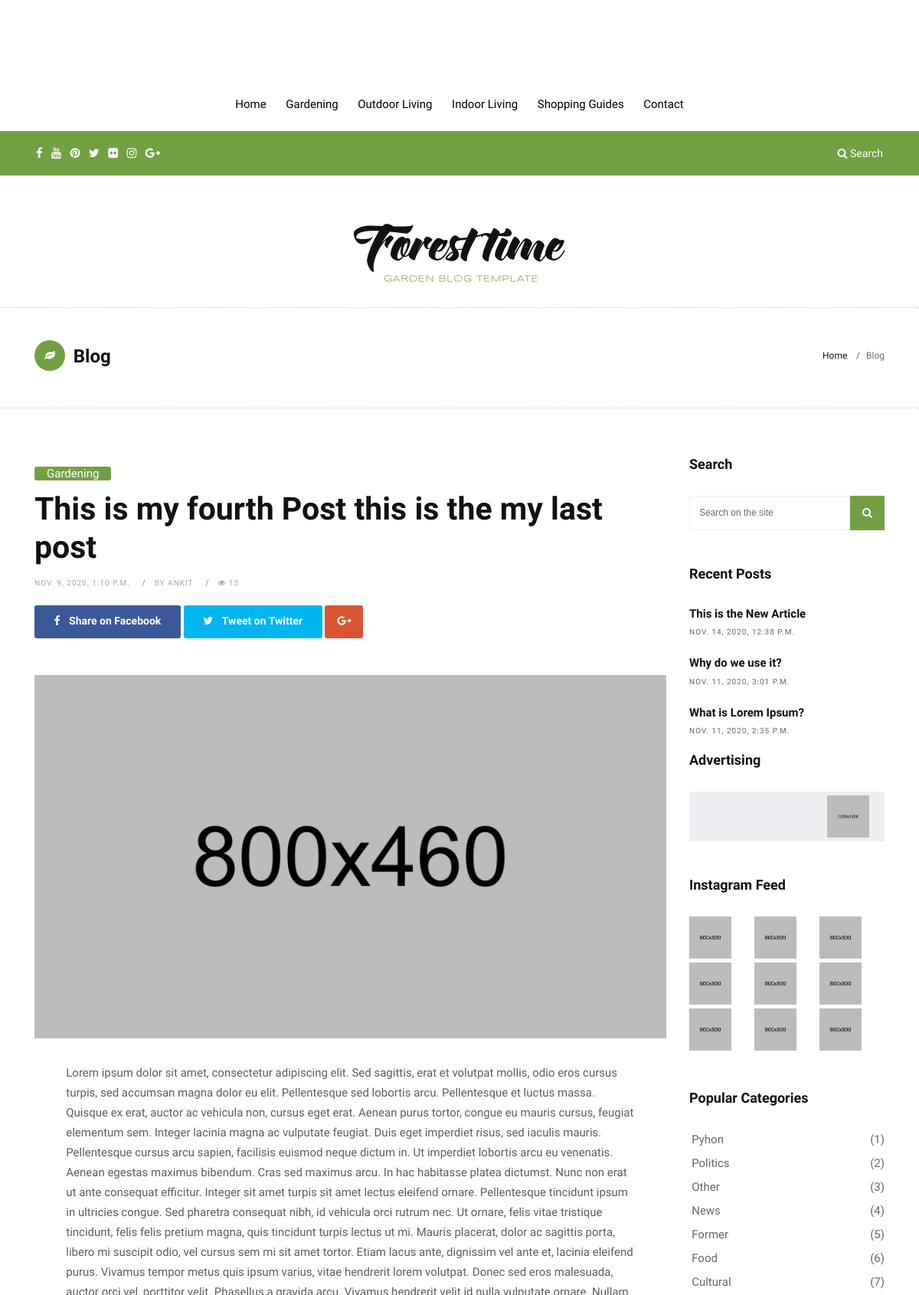
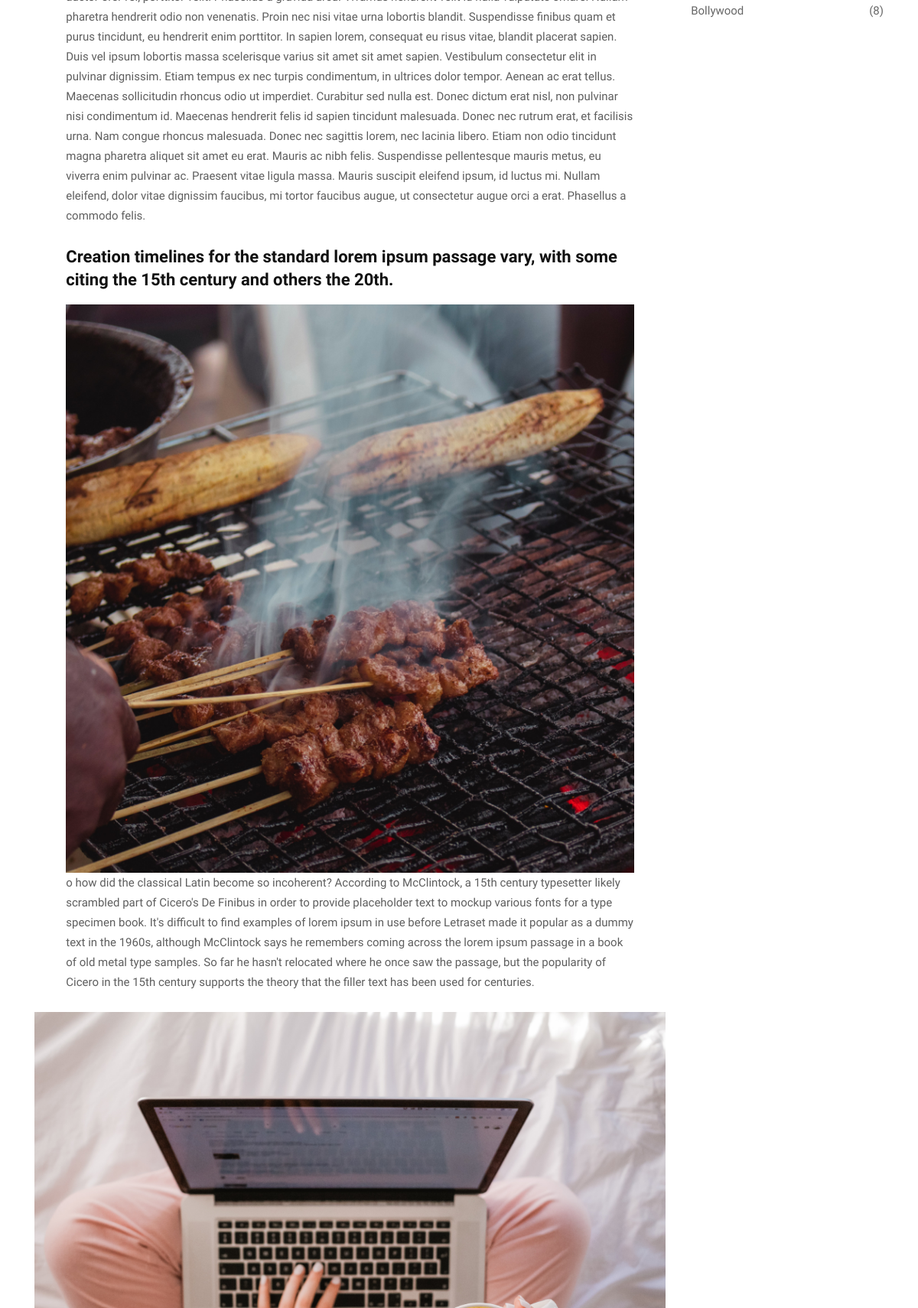
/4 (upper part), run on the app's committed database (2 pictures, top to bottom).
### blog/models.py (models this page shows, shortened)
class Post(models.Model):
    title = models.CharField(max_length=200)
    overview = models.TextField()
    liked = models.ManyToManyField(User,default=None,blank=True,related_name='liked')
    highlight_line = models.CharField(max_length=1000 ,blank = True)
    Highlight_explanation= models.TextField(null=True)
    Highlighttopic_img = models.ImageField(upload_to = 'Highlighttopic_img',blank = True)
    time_upload = models.DateTimeField(auto_now_add=True)
    auther = models.ForeignKey(Author,on_delete=models.CASCADE,related_name='auther')
    thumbnail = models.ImageField(upload_to = 'thumbnails')
    publish  =  models.BooleanField()
    category = models.ManyToManyField(Category)
    read = models.IntegerField(default=0)
    class Meta:
        ordering = ['-pk']

class  Author(models.Model):
    user = models.OneToOneField(User,on_delete=models.CASCADE)
    rate = models.IntegerField(default = 0)
    auther_image = models.ImageField(upload_to = 'autherpic',null = True)
    def __str__(self):
        return f'{self.user}'

class Category(models.Model):
    title = models.CharField(max_length=20)

### blog/views.py (the view)
# urls.py: path('<int:post_ids>',views.post,name='post'),
def post(request,post_ids):
    post_by_ids = get_object_or_404(Post,pk = post_ids)
    Recentpost = Post.objects.all().order_by('-time_upload')
    TopAuthors = Author.objects.order_by('-rate')[:4]
    AuthorsPost = [Post.objects.filter(auther = author).first() for author in TopAuthors  ]
    categories = Category.objects.all().order_by('-title')
    post_by_ids .read += 1
    post_by_ids.save()
    comments = post_by_ids.comments.filter(status = True)  #This is the main
    user_comment = None
    if request.method == "POST":
         comment_form = NewCommentForm(request.POST)
         if comment_form.is_valid():
             user_comment = comment_form.save(commit =False)
             user_comment.post = post_by_ids
             user_comment.save()
             return redirect('/')
    else:
          comment_form = NewCommentForm()
    context= {
        'posts':post_by_ids,
        'Recentpost':Recentpost[:3],
        'cats':categories,
        'author_post':AuthorsPost,
        'post':post,'comments':user_comment,'comments':comments,'comment_form':comment_form
    }
    return render(request,'blog/garden-single.html',context)

### blog/forms.py
class NewCommentForm(forms.ModelForm):
    class Meta:
        model = Comment
        fields = ("name","body")
        widgets = {
            "name":forms.TextInput(attrs={"class":"col-sm-12"}),
             "body":forms.TextInput(attrs={"class":"col-sm-12"}),
        }

### blog/templates/blog/garden-single.html (shortened to what this page needs)
{% extends 'blog/base.html' %}
{% load static  %}
{% block body %}
<div id="wrapper">
    <div class="topbar-section">
        <div class="container-fluid">
            <div class="row">
                <div class="col-lg-4 col-md-6 col-sm-6 hidden-xs-down">
                    <div class="topsocial">
                        <a href="#" data-toggle="tooltip" data-placement="bottom" title="Facebook"><i
                                class="fa fa-facebook"></i></a>
                        <a href="#" data-toggle="tooltip" data-placement="bottom" title="Youtube"><i
                                class="fa fa-youtube"></i></a>
                        <a href="#" data-toggle="tooltip" data-placement="bottom" title="Pinterest"><i
                                class="fa fa-pinterest"></i></a>
                        <a href="#" data-toggle="tooltip" data-placement="bottom" title="Twitter"><i
                                class="fa fa-twitter"></i></a>
                        <a href="#" data-toggle="tooltip" data-placement="bottom" title="Flickr"><i
                                class="fa fa-flickr"></i></a>
                        <a href="#" data-toggle="tooltip" data-placement="bottom" title="Instagram"><i
                                class="fa fa-instagram"></i></a>
                        <a href="#" data-toggle="tooltip" data-placement="bottom" title="Google+"><i
                                class="fa fa-google-plus"></i></a>
                    </div>
                </div>
                <div class="col-lg-4 hidden-md-down">
                </div>
                <div class="col-lg-4 col-md-6 col-sm-6 col-xs-12">
                    <div class="topsearch text-right">
                        <a data-toggle="collapse" href="#collapseExample" aria-expanded="false"
                            aria-controls="collapseExample"><i class="fa fa-search"></i> Search</a>
                    </div>
                </div>
            </div>
        </div>
    </div>
    <div class="header-section">
        <div class="container">
            <div class="row">
                <div class="col-md-12">
                    <div class="logo">
                        <a href="garden-index.html"><img src="images/version/garden-logo.png" alt=""></a>
                    </div>
                </div>
            </div>
        </div>
    </div>
    <div class="page-title wb">
        <div class="container">
            <div class="row">
                <div class="col-lg-8 col-md-8 col-sm-12 col-xs-12">
                    <h2><i class="fa fa-leaf bg-green"></i> Blog</h2>
                </div>
                <div class="col-lg-4 col-md-4 col-sm-12 hidden-xs-down hidden-sm-down">
                    <ol class="breadcrumb">
                        <li class="breadcrumb-item"><a href="#">Home</a></li>
                        <li class="breadcrumb-item active">Blog</li>
                    </ol>
                </div>
            </div>
        </div>
    </div>
    <section class="section wb">
        <div class="container">
            <div class="row">
                <div class="col-lg-9 col-md-12 col-sm-12 col-xs-12">
                    <div class="page-wrapper">
                        <div class="blog-title-area">
                            <span class="color-green"><a href="garden-category.html" title="">Gardening</a></span>
                            <h3>{{posts.title}}</h3>
                            <div class="blog-meta big-meta">
                                <small><a href="garden-single.html" title="">{{posts.time_upload}}</a></small>
                                <small><a href="blog-author.html" title="">by {{posts.auther}}</a></small>
                                <small><a href="#" title=""><i class="fa fa-eye"></i> {{posts.read}}</a></small>
                            </div>
                            <div class="post-sharing">
                                <ul class="list-inline">
                                    <li><a href="#" class="fb-button btn btn-primary"><i class="fa fa-facebook"></i>
                                            <span class="down-mobile">Share on Facebook</span></a></li>
                                    <li><a href="#" class="tw-button btn btn-primary"><i class="fa fa-twitter"></i>
                                            <span class="down-mobile">Tweet on Twitter</span></a></li>
                                    <li><a href="#" class="gp-button btn btn-primary"><i
                                                class="fa fa-google-plus"></i></a></li>
                                </ul>
                            </div>
                        </div>
                        <div class="single-post-media">
                            <img src="upload/garden_single_01.jpg" alt="" class="img-fluid">
                        </div>
                        <div class="blog-content">
                            <div class="pp">
                                <p>{{posts.overview}}</p>
                                <h3><strong>{{posts.highlight_line}}</strong></h3>
                                <img src="{{posts.Highlighttopic_img.url}}" alt="" style="width: 100%; height: 20%;  "
                                    class="img-fluid">
                                <p>{{posts.Highlight_explanation}} </p>
                            </div>
                            <img src="{{posts.thumbnail.url}}" alt="" style="width: 100%; height: 20%;  "
                                class="img-fluid">
                        </div>
                    </div>
                </div>
                <div class="col-lg-3 col-md-12 col-sm-12 col-xs-12">
                    <div class="sidebar">
                        <div class="widget">
                            <h2 class="widget-title">Search</h2>
                            <form class="form-inline search-form">
                                <div class="form-group">
                                    <input type="text" class="form-control" placeholder="Search on the site">
                                </div>
                                <button type="submit" class="btn btn-primary"><i class="fa fa-search"></i></button>
                            </form>
                        </div>
                        <div class="widget">
                            <div class="widget">
                                <h2 class="widget-title">Recent Posts</h2>
                                <div class="blog-list-widget">
                                    {% for recent in Recentpost  %}
                                    <div class="list-group">
                                        <a href=""
                                            class="list-group-item list-group-item-action flex-column align-items-start">
                                            <div class="w-100 justify-content-between">
                                                <h5 class="mb-1">{{recent.title}}</h5>
                                                <small>{{recent.time_upload}}</small </div>
                                        </a>
                                    </div>
                                    {% endfor  %}
                                </div>
                            </div>
                            <div class="widget">
                                <h2 class="widget-title">Advertising</h2>
                                <div class="banner-spot clearfix">
                                    <div class="banner-img">
                                        <img src="upload/banner_04.jpg" alt="" class="img-fluid">
                                    </div>
                                </div>
                            </div>
                            <div class="widget">
                                <h2 class="widget-title">Instagram Feed</h2>
                                <div class="instagram-wrapper clearfix">
                                    <a href="#"><img src="upload/garden_sq_01.jpg" alt="" class="img-fluid"></a>
                                    <a href="#"><img src="upload/garden_sq_02.jpg" alt="" class="img-fluid"></a>
                                    <a href="#"><img src="upload/garden_sq_03.jpg" alt="" class="img-fluid"></a>
                                    <a href="#"><img src="upload/garden_sq_04.jpg" alt="" class="img-fluid"></a>
                                    <a href="#"><img src="upload/garden_sq_05.jpg" alt="" class="img-fluid"></a>
                                    <a href="#"><img src="upload/garden_sq_06.jpg" alt="" class="img-fluid"></a>
                                    <a href="#"><img src="upload/garden_sq_07.jpg" alt="" class="img-fluid"></a>
                                    <a href="#"><img src="upload/garden_sq_08.jpg" alt="" class="img-fluid"></a>
                                    <a href="#"><img src="upload/garden_sq_09.jpg" alt="" class="img-fluid"></a>
                                </div>
                            </div>
                            <div class="widget">
                                <h2 class="widget-title">Popular Categories</h2>
                                <div class="link-widget">
                                    {% for cat in cats   %}
                                    <ul>
                                        <li><a href="#">{{cat.title}} <span>({{forloop.counter}})</span></a></li>
                                    </ul>
                                    {% endfor %}
                                </div>
                            </div>
                        </div>
                    </div>
                </div>
            </div>
    </section>
</div>
{% endblock  %}

### blog/templates/blog/base.html (shortened to what this page needs)
{% load static %}
<!DOCTYPE html>
<html lang="en">
    <link href="{% static 'css/bootstrap.css' %}" rel="stylesheet">
    <link href="{% static 'css/font-awesome.min.css' %}" rel="stylesheet">
    <link href="blog/style.css" rel="stylesheet">
    <link href="{% static 'css/responsive.css' %}" rel="stylesheet">
    <link href="{% static 'css/colors.css' %}" rel="stylesheet">
    <link href="{% static 'css/version/garden.css' %}" rel="stylesheet">
</head>
<body>
    <header class="header" style="margin-top: 100px;">
        <div class="container">
            <nav class="navbar navbar-inverse navbar-toggleable-md">
                <div class="collapse navbar-collapse justify-content-md-center" id="Forest Timemenu"">
                        <ul class=" navbar-nav">
                    <li class="nav-item ">
                        <a class="nav-link color-green-hover" style="color: black; href="{% url 'home' %}">Home</a>
                    </li>
                    <li class="nav-item">
                        <a class="nav-link color-green-hover" style="color: black; href="#">Gardening</a>
                    </li>
                    <li class="nav-item">
                        <a class="nav-link color-green-hover" style="color: black; href=" garden-category.html">Outdoor
                            Living</a>
                    </li>
                    <li class="nav-item">
                        <a class="nav-link color-green-hover" style="color: black;  href=" garden-category.html">Indoor
                            Living</a>
                    </li>
                    <li class="nav-item">
                        <a class="nav-link color-green-hover" style="color: black; href=" garden-category.html">Shopping
                            Guides</a>
                    </li>
                    <li class="nav-item">
                        <a class="nav-link color-green-hover" style="color: black; href="
                            garden-contact.html">Contact</a>
                    </li>
                    </ul>
                </div>
            </nav>
        </div>
    </header>
    {% block body %} {% endblock %}
</body>
</html>

### AnkitBlog/static/css/colors.css (style rules this page uses)
.dmtop, .search-form .btn:hover, .search-form .btn:focus, .search-form .btn { color: #ffffff !important; background-color: #3197d6 !important; }
.tag-cloud-single span, .page-title i, .btn:hover, .sitemap-wrapper .year, .btn:focus, .navbar-inverse .navbar-toggler { color: #ffffff !important; background-color: #3197d6; }
.page-title .bg-green, .masonry-box:hover .blog-meta span.bg-green, .color-green a { background-color: #34bf49 !important; }
.topsocial .fa.fa-facebook { color: #4b6ea9; }
.topsocial .fa.fa-google-plus { color: #e86142; }
.topsocial .fa.fa-twitter { color: #1ab2f5; }
.fa-bolt, .topsocial .fa.fa-pinterest { color: #d73533; }
.topsocial .fa.fa-youtube { color: #d44638; }
.topsocial .fa.fa-instagram { color: #405de6; }
.topsocial .fa.fa-flickr { color: #ff0084; }

### AnkitBlog/static/css/version/garden.css (style rules this page uses)
h1, h2, h3, h4, h5, body, p, .topbar-section, .navbar-inverse .navbar-nav .nav-link, .header .dropdown-menu, .navbar-nav .nav-link { font-family: 'Droid Sans', serif; }
.topbar-section { border:0; }
.blog-list-widget .mb-1 { font-weight: bold; }
.navbar-inverse .navbar-nav .nav-link, .navbar-nav .nav-link { font-weight: 400; }
.header .dropdown-item:hover, .header .dropdown-item:focus, .blog-meta span, .blog-meta span a, .footer p, .footer a, .page-link, .page-link:hover, .topbar-section a:hover, .topbar-section a:focus, .topbar-section a, .topbar-section i { color:#ffffff !important; }
.small-title, .page-title .bg-green, .masonry-box:hover .blog-meta span.bg-green, .color-green a, .navbar-toggler, .masonry-box:hover .blog-meta span.bg-aqua, .blog-meta span.bg-aqua, .search-form .btn:hover, .search-form .btn:focus, .search-form .btn, .btn, .btn:hover, .dropdown-item:hover, .dropdown-item:focus, .btn:focus, .dmtop, .page-link, .topbar-section { color:#ffffff !important; background-color: #74a044 !important; border-color: #74a044 !important; }

### data on the page
Post: title "This is my fourth Post this is the my last post", time_upload "NOV. 9, 2020, 1:10 P.M.", auther "ANKIT", read "15", overview "Lorem ipsum dolor sit amet, consectetur adipiscing elit. Sed sagittis, erat et volutpat mollis, odio eros cursus turpis, sed accumsan magna dolor eu elit. Pellentesque sed lobortis arcu. Pellentesque et luctus massa. Quisque ex erat, auctor ac vehicula non, cursus eget erat. Aenean purus tortor, congue eu mauris cursus, feugiat elementum sem. Integer lacinia magna ac vulputate feugiat. Duis eget imperdiet risus, sed iaculis mauris. Pellentesque cursus arcu sapien, facilisis euismod neque dictum in. Ut imperdiet lobortis arcu eu venenatis. Aenean egestas maximus bibendum. Cras sed maximus arcu. In hac habitasse platea dictumst. Nunc non erat ut ante consequat efficitur. Integer sit amet…", highlight_line "Creation timelines for the standard lorem ipsum passage vary, with some citing the 15th century and others the 20th.", Highlighttopic_img (picture), Highlight_explanation "o how did the classical Latin become so incoherent? According to McClintock, a 15th century typesetter likely scrambled part of Cicero's De Finibus in order to provide placeholder text to mockup various fonts for a type specimen book. It's difficult to find examples of lorem ipsum in use before Letraset made it popular as a dummy text in the 1960s, although McClintock says he remembers coming across the lorem ipsum passage in a book of old metal type samples. So far he hasn't relocated where he once saw the passage, but the popularity of Cicero in the 15th century supports the theory that the filler text has been used for centuries.", thumbnail (picture)
Post: title "This is the New Article", time_upload "NOV. 14, 2020, 12:38 P.M."
Post: title "Why do we use it?", time_upload "NOV. 11, 2020, 3:01 P.M."
Post: title "What is Lorem Ipsum?", time_upload "NOV. 11, 2020, 2:35 P.M."
Category: title "Pyhon"
Category: title "Politics"
Category: title "Other"
Category: title "News"
Category: title "Former"
Category: title "Food"
Category: title "Cultural"
Category: title "Bollywood"
